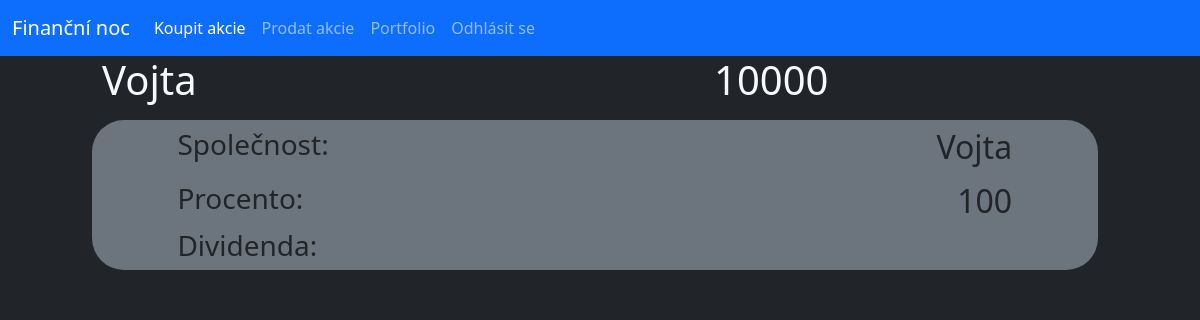
Page /user (signed in) on the earlier database version.
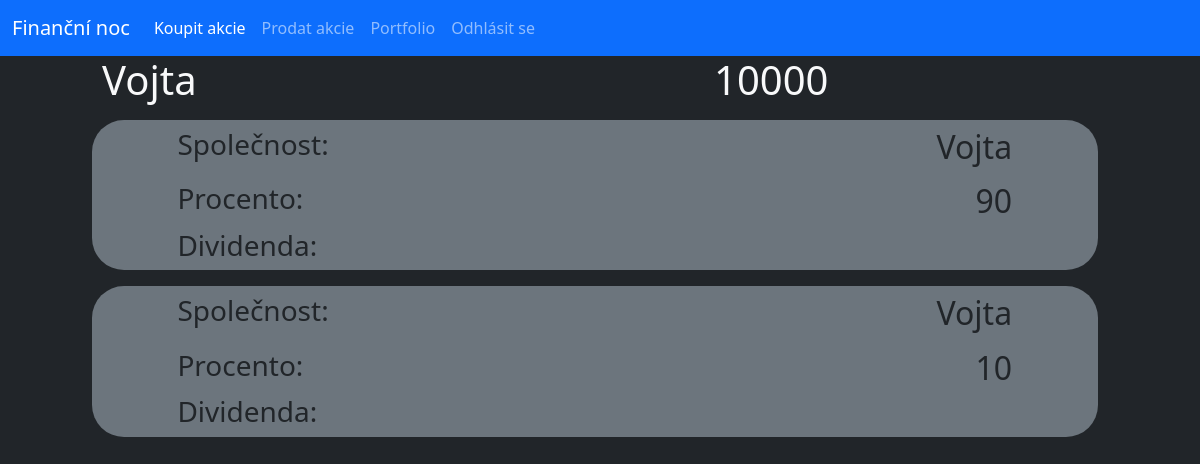
Same page on the later database version.
### database.py (models this page shows, shortened)
class Stock(db.Model):
    _id = db.Column("id", db.Integer, primary_key=True)
    owner = db.Column(db.String(40))
    name = db.Column(db.String(40))
    percentage = db.Column(db.Integer)
    isSelling = db.Column(db.Boolean)

### router.py (the view)
@app.route("/user")
def user():
    if "user" in session:
        usr = session["user"]
        user = User.query.filter_by(name=usr).first()
        stocks = Stock.query.filter_by(owner=usr).all()
        return render_template("user.html", usr=user, logged=True, stocks=stocks)
    else:
        return redirect(url_for("home"))

### templates/user.html
{% extends "main.html" %}
{% block content %}
    <div class="row">
        <div class="col offset-1"><h1 class="text-light">{{usr.name}}</h1></div>
        <div class="col offset-1"><h1 class="text-light">{{usr.money}}</h1></div>
    </div>
    {% for stock in stocks%}
    <div class="row py-2">
        <div class="col-offset-1 col-11">
            <div class="conteiner offset-1 bg-secondary rounded-5">
                <div class="row py-2">
                    <div class="col-4 offset-1"><h3>Společnost:</h3></div>
                    <div class="col-6"><h2 class="text-end">{{stock.name}}</h2></div>
                </div>
                <div class="row">
                    <div class="col-4 offset-1"><h3>Procento:</h3></div>
                    <div class="col-6"><h2 class="text-end">{{stock.percentage}}</h2></div>
                </div>
                <div class="row">
                    <div class="col-4 offset-1"><h3>Dividenda:</h3></div>
                    <div class="col-6"><h2 class="text-end">{{stock.dividend}}</h2></div>
                </div>
            </div>
        </div>
    </div>
    {% endfor %}
{% endblock%}

Differences in the rows shown:
changed Stock (number 1 of 2 on the later page): percentage "100" → "90"
added Stock: name "Vojta", percentage "10"
